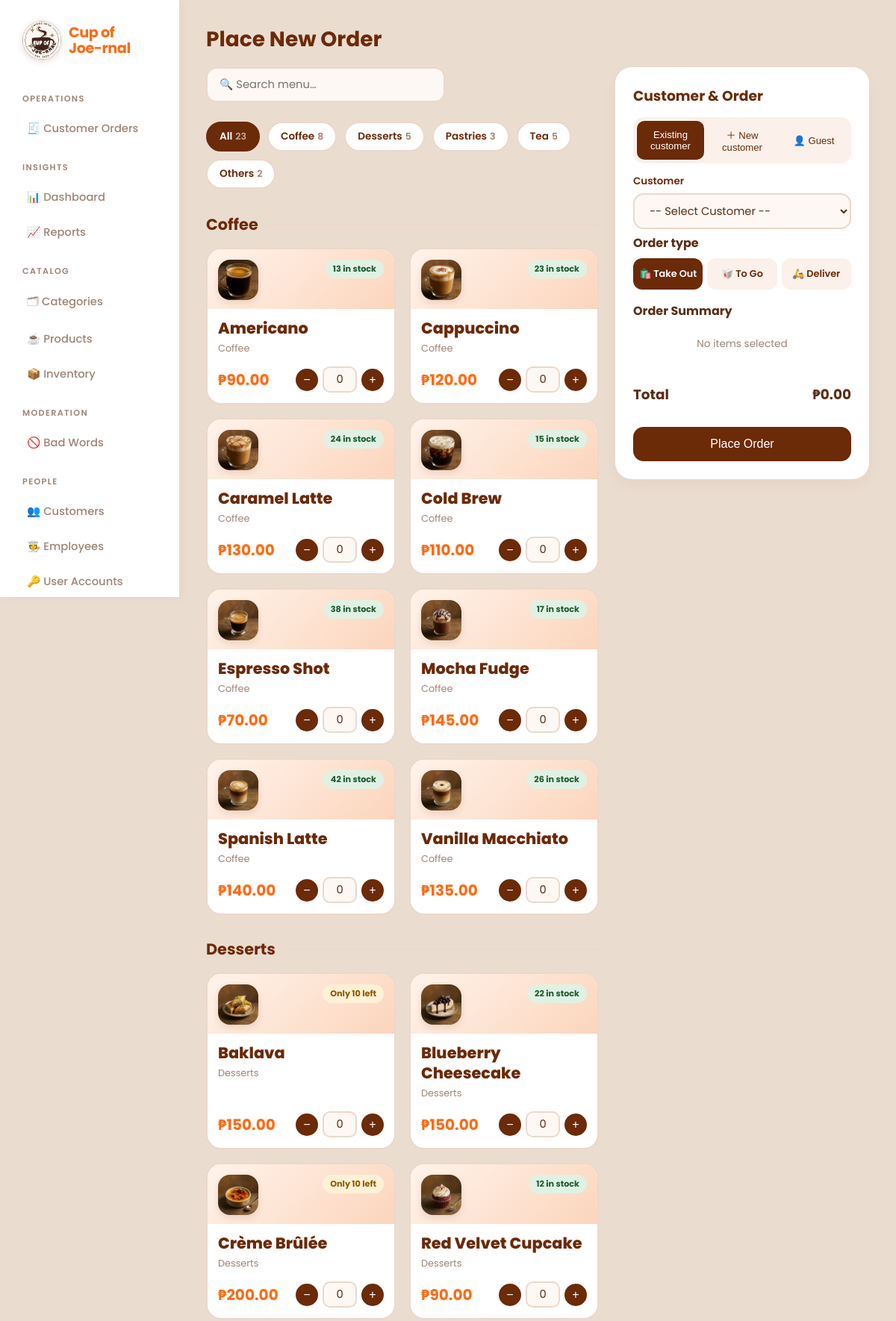
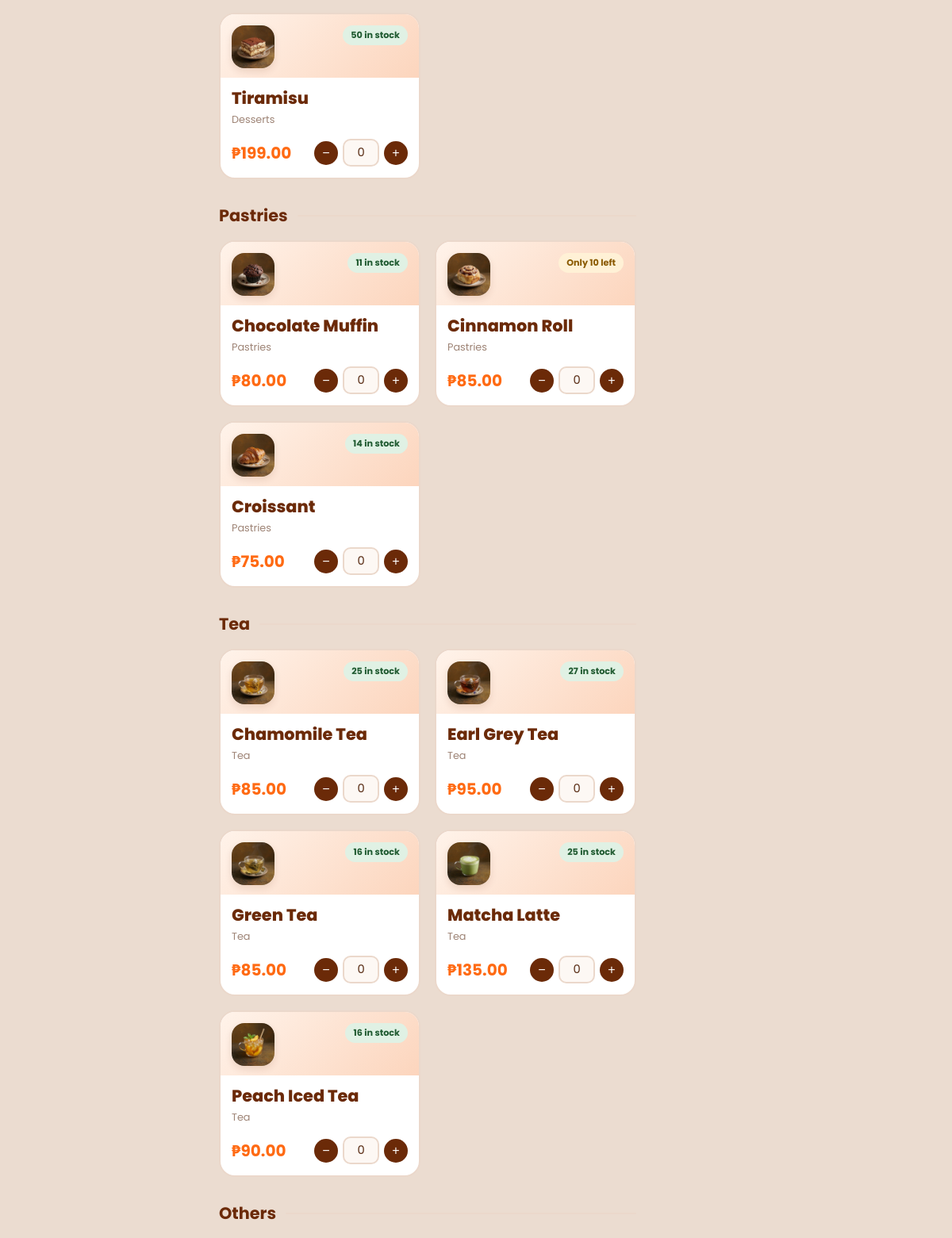
Page /order/create.php (signed in, upper part) on the committed database (2 pictures, top to bottom).
### tables this page shows
CREATE TABLE `products` (
  `product_id` int(11) NOT NULL,
  `product_name` varchar(100) NOT NULL,
  `price` decimal(10,2) NOT NULL,
  `stock_quantity` int(11) NOT NULL DEFAULT 0,
  `category_id` int(11) NOT NULL
);

### includes/menu_items.php (the view, shortened to what this page needs)
<?php
$esc = fn($s) => htmlspecialchars((string)$s, ENT_QUOTES);
$photos = [];
$tq = mysqli_query($conn, "SELECT product_id, filename FROM product_photos ORDER BY product_id, photo_id");
while ($t = mysqli_fetch_assoc($tq)) $photos[(int)$t['product_id']][] = $t['filename'];
$byCat = [];
while ($p = mysqli_fetch_assoc($prods)) {
    $byCat[$p['category_name'] ?: 'Other'][] = $p;
}
uksort($byCat, function ($a, $b) {
    $ao = preg_match('/^others?$/i', $a) ? 1 : 0;
    $bo = preg_match('/^others?$/i', $b) ? 1 : 0;
    return $ao <=> $bo ?: strcasecmp($a, $b);
});
$catIdx = []; $i = 0;
foreach ($byCat as $cn => $_) $catIdx[$cn] = 'c' . (++$i);
?>
<div class="menu-bar">
  <input type="text" id="search" placeholder="🔍 Search menu…" autocomplete="off">
</div>
<div class="cat-tabs">
  <button type="button" class="cat-tab active" data-cat="all">All <em><?= array_sum(array_map('count', $byCat)) ?></em></button>
  <?php foreach ($byCat as $cn => $list): ?>
    <button type="button" class="cat-tab" data-cat="<?= $catIdx[$cn] ?>"><?= $esc($cn) ?> <em><?= count($list) ?></em></button>
  <?php endforeach; ?>
</div>
<?php foreach ($byCat as $cn => $list): ?>
<div class="cat-sec" data-cat="<?= $catIdx[$cn] ?>">
  <h3><?= $esc($cn) ?></h3>
  <div class="items">
    <?php foreach ($list as $p):
        $pid = (int)$p['product_id']; $stock = (int)$p['stock_quantity'];
        $cls = $stock <= 0 ? 'out' : ($stock <= 10 ? 'low' : 'ok');
        $label = $stock <= 0 ? 'Sold out' : ($stock <= 10 ? "Only $stock left" : "$stock in stock");
    ?>
    <div class="item <?= $stock <= 0 ? 'soldout' : '' ?>" data-name="<?= $esc(strtolower($p['product_name'])) ?>">
      <div class="item-top">
        <?php $ph = $photos[$pid] ?? []; ?>
        <?php if (count($ph) > 1): ?>
        <span class="item-ico slider" data-n="<?= count($ph) ?>">
          <?php foreach ($ph as $k => $f): ?><img class="<?= $k === 0 ? 'on' : '' ?>" src="<?= BASE_URL ?>/uploads/products/<?= $esc($f) ?>" alt="<?= $esc($p['product_name']) ?> photo <?= $k + 1 ?>" loading="lazy"><?php endforeach; ?>
          <button type="button" class="sl-btn sl-prev" aria-label="Previous photo">‹</button>
          <button type="button" class="sl-btn sl-next" aria-label="Next photo">›</button>
          <span class="sl-dots"><?php foreach ($ph as $k => $f): ?><i class="<?= $k === 0 ? 'on' : '' ?>"></i><?php endforeach; ?></span>
        </span>
        <?php else: ?>
        <span class="item-ico"><?php if ($ph): ?><img src="<?= BASE_URL ?>/uploads/products/<?= $esc($ph[0]) ?>" alt=""><?php else: ?><?= coj_icon($cn, $p['product_name']) ?><?php endif; ?></span>
        <?php endif; ?>
        <span class="stock <?= $cls ?>"><?= $label ?></span>
      </div>
      <div class="item-body">
        <div class="item-name"><a class="item-link" href="<?= BASE_URL ?>/product/show.php?id=<?= $pid ?>"><?= $esc($p['product_name']) ?></a></div>
        <div class="item-cat"><?= $esc($cn) ?></div>
        <div class="item-foot">
          <span class="price">₱<?= number_format($p['price'], 2) ?></span>
          <?php if ($stock > 0): ?>
          <div class="step">
            <button type="button" onclick="bump(<?= $pid ?>,-1)" aria-label="Less">−</button>
            <input type="number" id="q<?= $pid ?>" name="qty[<?= $pid ?>]" min="0" max="<?= $stock ?>" value="0"
                   data-name="<?= $esc($p['product_name']) ?>" data-price="<?= (float)$p['price'] ?>" oninput="render()">
            <button type="button" onclick="bump(<?= $pid ?>,1)" aria-label="More">+</button>
          </div>
          <?php endif; ?>
        </div>
      </div>
    </div>
    <?php endforeach; ?>
  </div>
</div>
<?php endforeach; ?>

### includes/style/style.css (style rules this page uses)
* { box-sizing: border-box; }
:root { --ink: #5a2e16; --brown: #6b2a08; --orange: #ff6a13; --muted: #9e8476; --bg: #ebdcd0; --card: #ffffff; --line: #ebd8cb; --peach: #fcd5bd; --bad: #c4161c; --ok: #2d6a3e; }
body { margin: 0; font-family: 'Poppins', system-ui, -apple-system, sans-serif; color: var(--ink); background: #4a2411; }
button, .btn { display: inline-flex; align-items: center; justify-content: center; font: 600 0.88rem inherit; background: var(--brown); color: #fff; border: 0; border-radius: 12px; padding: 10px 18px; cursor: pointer; text-decoration: none; transition: background 0.2s ease; }
h1, h2, h3 { color: var(--brown); margin: 0 0 16px; }
input, select, textarea { width: 100%; font: inherit; font-size: 0.92rem; padding: 11px 16px; border: 2px solid var(--line); border-radius: 14px; background: #fdf8f4; color: var(--ink); transition: all 0.2s ease; }
button, .btn { display: inline-flex; align-items: center; justify-content: center; font: 600 0.9rem inherit; background: var(--brown); color: #fff; border: 0; border-radius: 14px; padding: 11px 20px; cursor: pointer; text-decoration: none; transition: all 0.2s ease; }
.items { display: grid; grid-template-columns: repeat(auto-fill, minmax(210px, 1fr)); gap: 18px; }
.item { background: #fff; border-radius: 22px; padding: 14px; display: flex; flex-direction: column; gap: 8px; border: 1px solid var(--line); transition: transform 0.2s ease, box-shadow 0.2s ease; }
.item img, .item .noimg { width: 100%; height: 135px; border-radius: 16px; object-fit: cover; background: #f3e8e0; }
.item .price { font-weight: 700; color: var(--brown); font-size: 1rem; }
.menu-bar { display: flex; gap: 12px; flex-wrap: wrap; align-items: center; margin-bottom: 14px; }
.menu-bar input { max-width: 320px; }
.cat-tabs { display: flex; gap: 8px; flex-wrap: wrap; margin-bottom: 22px; }
.cat-tab { background: #fff; color: var(--brown); border: 2px solid var(--line); border-radius: 999px; padding: 8px 16px; font-family: inherit; font-weight: 600; font-size: 0.85rem; }
.cat-tab em { font-style: normal; opacity: 0.6; margin-left: 4px; font-size: 0.78rem; }
.cat-tab.active { background: var(--brown); color: #fff; border-color: var(--brown); }
.cat-sec h3 { display: flex; align-items: center; gap: 12px; font-size: 1.05rem; margin: 4px 0 14px; }
.cat-sec h3::after { content: ''; flex: 1; height: 2px; background: var(--line); border-radius: 2px; }
.items { display: grid; grid-template-columns: repeat(auto-fill, minmax(200px, 1fr)); gap: 16px; margin-bottom: 26px; }
.item { position: relative; background: #fff; border: 2px solid var(--line); border-radius: 20px; padding: 0; gap: 0; overflow: hidden; display: flex; flex-direction: column; transition: transform .2s ease, box-shadow .2s ease, border-color .2s ease; }
.item-top { display: flex; justify-content: space-between; align-items: flex-start; padding: 14px 14px 12px; background: linear-gradient(135deg, #fff3ea, #fcd5bd); }
.item-ico { font-size: 1.9rem; line-height: 1; width: 54px; height: 54px; border-radius: 16px; background: #fff; display: grid; place-items: center; box-shadow: 0 4px 10px rgba(107, 42, 8, 0.12); }
.stock { font-size: 0.7rem; font-weight: 700; padding: 4px 10px; border-radius: 999px; white-space: nowrap; }
.stock.ok { background: #e0f1e4; color: #1f5a30; }
.stock.low { background: #fff1d6; color: #8a5a00; }
.item-body { padding: 12px 14px 14px; display: flex; flex-direction: column; gap: 3px; flex: 1; }
.item-name { font-weight: 700; color: var(--brown); font-size: 1rem; line-height: 1.25; }
.item-cat { color: var(--muted); font-size: 0.75rem; }
.item-foot { display: flex; justify-content: space-between; align-items: center; margin-top: auto; padding-top: 12px; gap: 8px; }
.item .price { font-size: 1.1rem; font-weight: 700; color: var(--orange); }
.step { display: flex; align-items: center; gap: 6px; margin: 0; padding: 0; }
.step button { width: 30px; height: 30px; padding: 0; border-radius: 50%; font-size: 1rem; }
.step input { width: 46px; text-align: center; padding: 5px 2px; border-radius: 10px; -moz-appearance: textfield; }

### rows in the picture
products: shows a picture, stock_quantity "13 in stock", product_name "Americano", cn "Coffee", price "90.00"
products: shows a picture, stock_quantity "23 in stock", product_name "Cappuccino", cn "Coffee", price "120.00"
products: shows a picture, stock_quantity "24 in stock", product_name "Caramel Latte", cn "Coffee", price "130.00"
products: shows a picture, stock_quantity "15 in stock", product_name "Cold Brew", cn "Coffee", price "110.00"
products: shows a picture, stock_quantity "38 in stock", product_name "Espresso Shot", cn "Coffee", price "70.00"
products: shows a picture, stock_quantity "17 in stock", product_name "Mocha Fudge", cn "Coffee", price "145.00"
products: shows a picture, stock_quantity "42 in stock", product_name "Spanish Latte", cn "Coffee", price "140.00"
products: shows a picture, stock_quantity "26 in stock", product_name "Vanilla Macchiato", cn "Coffee", price "135.00"
products: shows a picture, stock_quantity "Only 10 left", product_name "Baklava", cn "Desserts", price "150.00"
products: shows a picture, stock_quantity "22 in stock", product_name "Blueberry Cheesecake", cn "Desserts", price "150.00"
products: shows a picture, stock_quantity "Only 10 left", product_name "Crème Brûlée", cn "Desserts", price "200.00"
products: shows a picture, stock_quantity "12 in stock", product_name "Red Velvet Cupcake", cn "Desserts", price "90.00"
products: shows a picture, stock_quantity "50 in stock", product_name "Tiramisu", cn "Desserts", price "199.00"
products: shows a picture, stock_quantity "11 in stock", product_name "Chocolate Muffin", cn "Pastries", price "80.00"
products: shows a picture, stock_quantity "Only 10 left", product_name "Cinnamon Roll", cn "Pastries", price "85.00"
products: shows a picture, stock_quantity "14 in stock", product_name "Croissant", cn "Pastries", price "75.00"
products: shows a picture, stock_quantity "25 in stock", product_name "Chamomile Tea", cn "Tea", price "85.00"
products: shows a picture, stock_quantity "27 in stock", product_name "Earl Grey Tea", cn "Tea", price "95.00"
products: shows a picture, stock_quantity "16 in stock", product_name "Green Tea", cn "Tea", price "85.00"
products: shows a picture, stock_quantity "25 in stock", product_name "Matcha Latte", cn "Tea", price "135.00"
products: shows a picture, stock_quantity "16 in stock", product_name "Peach Iced Tea", cn "Tea", price "90.00"

### other values in the picture
$group "OPERATIONS"
$l "🧾 Customer Orders"
$group "INSIGHTS"
$l "📊 Dashboard"
$l "📈 Reports"
$group "CATALOG"
$l "🗂 Categories"
$l "☕ Products"
$l "📦 Inventory"
$group "MODERATION"
$l "🚫 Bad Words"
$group "PEOPLE"
$l "👥 Customers"
$l "🧑‍🍳 Employees"
$l "🔑 User Accounts"
